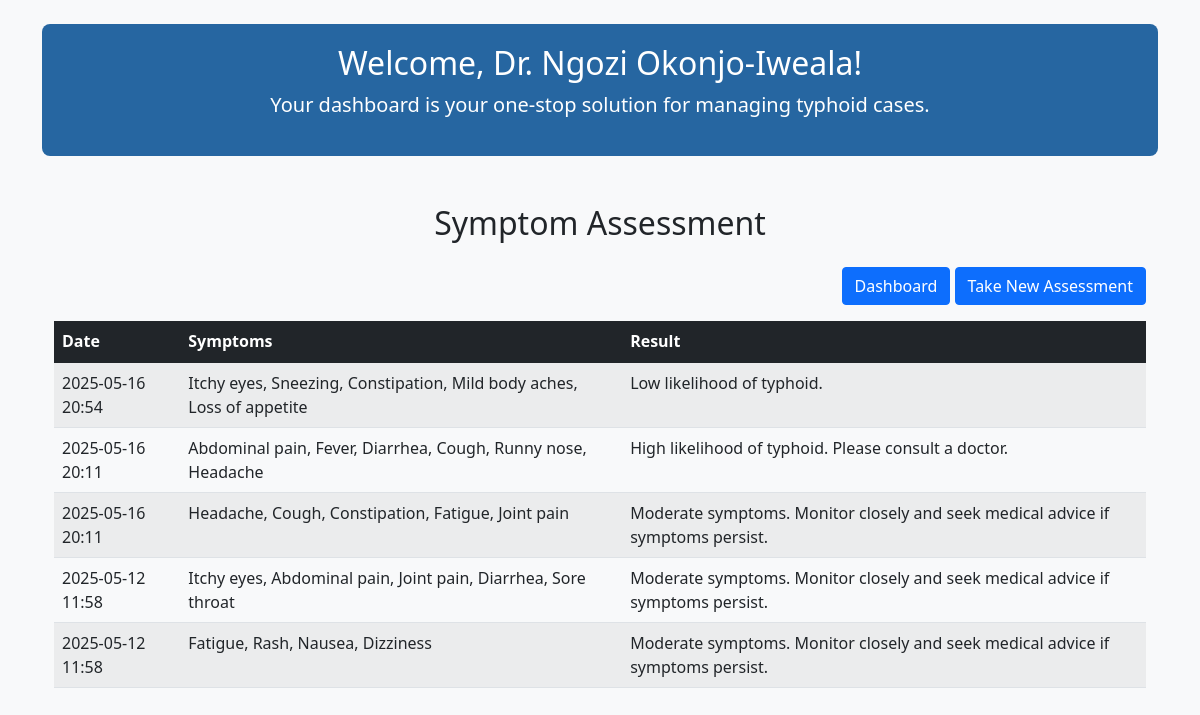
Screenshot of /symptom-assessment (signed in) with the database file from the repository.
### app.py (models this page shows, shortened)
class Doctor(db.Model):
    id = db.Column(db.Integer, primary_key=True)
    name = db.Column(db.String(100))
    email = db.Column(db.String(100))
    phone = db.Column(db.String(20))
    dob = db.Column(db.Date)
    gender = db.Column(db.String(10))
    marital_status = db.Column(db.String(20))
    address = db.Column(db.String(200))
    state = db.Column(db.String(50))
    hospital_id = db.Column(db.Integer, db.ForeignKey('hospital.id'))
    password = db.Column(db.String(200))  # <-- Add this line
    hospital = db.relationship('Hospital', backref='doctors')
    @property
    def is_authenticated(self):
        return True

class SymptomAssessment(db.Model):
    id = db.Column(db.Integer, primary_key=True)
    user_id = db.Column(db.Integer, db.ForeignKey('user.id'), nullable=False)
    date = db.Column(db.DateTime, default=db.func.now())
    symptoms = db.Column(db.Text, nullable=False)
    result = db.Column(db.String(200), nullable=False)
    user = db.relationship('User', backref=db.backref('assessments', lazy=True))

### app.py (the view)
@app.route('/symptom-assessment')
@login_required
def symptom_assessment():
    assessments = SymptomAssessment.query.filter_by(user_id=current_user.id).order_by(SymptomAssessment.date.desc()).all()
    return render_template('user_assessment.html', assessments=assessments, user=current_user)

### app.py (called while the page is built)
@login_manager.user_loader
def load_user(user_id):
    user_type = session.get('user_type')
    if user_type == 'user':
        return User.query.get(int(user_id))
    elif user_type == 'doctor':
        return Doctor.query.get(int(user_id))
    return None

### templates/user_assessment.html (shortened to what this page needs)
<!DOCTYPE html>
<html lang="en">
<head>
    <link href="https://cdn.jsdelivr.net/npm/bootstrap@5.1.3/dist/css/bootstrap.min.css" rel="stylesheet">
    <link rel="stylesheet" href="{{ url_for('static', filename='css/dashboard.css') }}">
</head>
<body>
    <div class="container mt-4">
        <div class="dashboard-header text-center">
            <h2>Welcome, {{ user.name }}!</h2>
            <p class="lead">Your dashboard is your one-stop solution for  managing typhoid cases.</p>
        </div>
<div class="container mt-5">
    <h2 class="text-center mb-4">Symptom Assessment</h2>
    <div class="text-end mb-3">
        <a href="{{ url_for('user_dashboard') }}" class="btn btn-primary">Dashboard</a>
        <a href="{{ url_for('new_assessment') }}" class="btn btn-primary">Take New Assessment</a>
    </div>
    {% if assessments %}
        <table class="table table-striped">
            <thead class="table-dark">
                <tr>
                    <th>Date</th>
                    <th>Symptoms</th>
                    <th>Result</th>
                </tr>
            </thead>
            <tbody>
                {% for assessment in assessments %}
                    <tr>
                        <td>{{ assessment.date.strftime('%Y-%m-%d %H:%M') }}</td>
                        <td>{{ assessment.symptoms }}</td>
                        <td>{{ assessment.result }}</td>
                    </tr>
                {% endfor %}
            </tbody>
        </table>
    {% else %}
        <p class="text-muted">You have not taken any assessments yet.</p>
    {% endif %}
</div>
</body>
</html>

### static/css/dashboard.css (style rules this page uses)
body { background-color: #f8f9fa; }
.dashboard-header { background-color: rgba(2, 77, 146, 0.85); color: white; padding: 20px; border-radius: 0.5rem; margin-bottom: 30px; }

### rows the page displays
Doctor: name "Dr. Ngozi Okonjo-Iweala"
SymptomAssessment: date "2025-05-16 20:54", symptoms "Itchy eyes, Sneezing, Constipation, Mild body aches, Loss of appetite", result "Low likelihood of typhoid."
SymptomAssessment: date "2025-05-16 20:11", symptoms "Abdominal pain, Fever, Diarrhea, Cough, Runny nose, Headache", result "High likelihood of typhoid. Please consult a doctor."
SymptomAssessment: date "2025-05-16 20:11", symptoms "Headache, Cough, Constipation, Fatigue, Joint pain", result "Moderate symptoms. Monitor closely and seek medical advice if symptoms persist."
SymptomAssessment: date "2025-05-12 11:58", symptoms "Itchy eyes, Abdominal pain, Joint pain, Diarrhea, Sore throat", result "Moderate symptoms. Monitor closely and seek medical advice if symptoms persist."
SymptomAssessment: date "2025-05-12 11:58", symptoms "Fatigue, Rash, Nausea, Dizziness", result "Moderate symptoms. Monitor closely and seek medical advice if symptoms persist."
